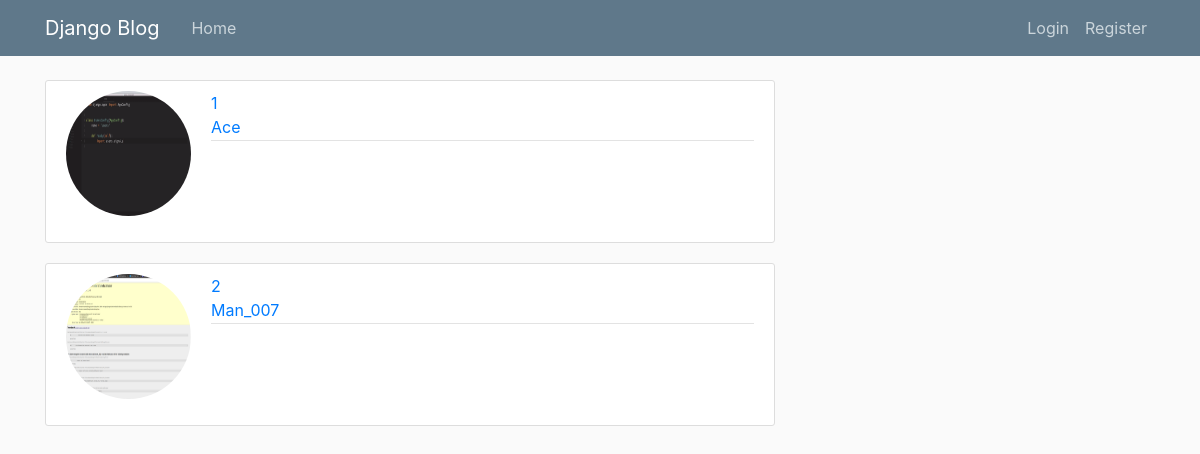
The page / on the database its author committed.
### advisor/models.py (models this page shows)
class Post(models.Model):
	Name = models.CharField(max_length=100)
	image = models.ImageField(upload_to='image/')

### advisor/views.py (the view)
# urls.py: 2. Add a URL to urlpatterns:  path('', views.home, name='home')
def home(request):
	context = {
		'posts':Post.objects.all()
	}
	return render(request, 'home.html',context)

### advisor/templates/home.html
{% extends 'base.html' %}
{% block content %}
	{% for post in posts %}
		<article class="content-section">
			<div class="media">
        		<img class="rounded-circle account-img" src="{{ post.image.url }}">
		  <div class="media-body">
		  	<a class="mr-2" href="#">{{ post.id }}</a>
		    <div class="article-metadata">
		      <a class="mr-2" href="#">{{ post.Name }}</a>
		    </div>
		  </div>
		</div>
		</article>
	{% endfor %}
{% endblock content %}

### advisor/templates/base.html (shortened to what this page needs)
{% load static %}
<!DOCTYPE html>
<html>
<head>
    <link rel="stylesheet" href="https://maxcdn.bootstrapcdn.com/bootstrap/4.0.0/css/bootstrap.min.css">
    <link rel="stylesheet" type="text/css" href="{% static 'main.css' %}">
</head>
<body>
	<header class="site-header">
	  <nav class="navbar navbar-expand-md navbar-dark bg-steel fixed-top">
	    <div class="container">
	      <a class="navbar-brand mr-4" href="{% url 'home' %}">Django Blog</a>
	      <div class="collapse navbar-collapse" id="navbarToggle">
	        <div class="navbar-nav mr-auto">
	          <a class="nav-item nav-link" href="{% url 'home' %}">Home</a>
	        </div>
	        <div class="navbar-nav">
	        	{% if user.is_authenticated %}
	        		<a class="nav-item nav-link" href="{% url 'book' %}">Book a Call</a>
					<a class="nav-item nav-link" href="{% url 'bookinglist' %}">Get The list</a>
	        		<a class="nav-item nav-link" href="{% url 'logout' %}">Logout</a>
	        	{% else %}
		          <a class="nav-item nav-link" href="{% url 'login' %}">Login</a>
		          <a class="nav-item nav-link" href="{% url 'register' %}">Register</a>
		        {% endif %}
	        </div>
	      </div>
	    </div>
	  </nav>
	</header>
	<main role="main" class="container">
	  <div class="row">
	    <div class="col-md-8">
	      {% block content %}{% endblock %}
	    </div>
	  </div>
	</main>
</body>
</html>

### advisor/static/main.css (style rules this page uses)
body { background: #fafafa; color: #333333; margin-top: 5rem; }
.bg-steel { background-color: #5f788a; }
.site-header .navbar-nav .nav-link { color: #cbd5db; }
.content-section { background: #ffffff; padding: 10px 20px; border: 1px solid #dddddd; border-radius: 3px; margin-bottom: 20px; }
.article-metadata { padding-bottom: 1px; margin-bottom: 4px; border-bottom: 1px solid #e3e3e3 }
.account-img { height: 125px; width: 125px; margin-right: 20px; margin-bottom: 16px; }

### rows shown on the page
Post: image (picture), id "1", Name "Ace"
Post: image (picture), id "2", Name "Man_007"
